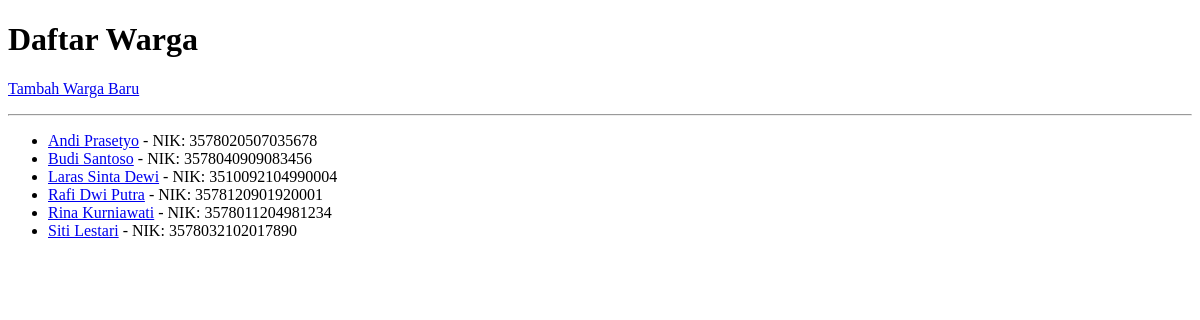
/warga/, run on an earlier commit of the app's database.
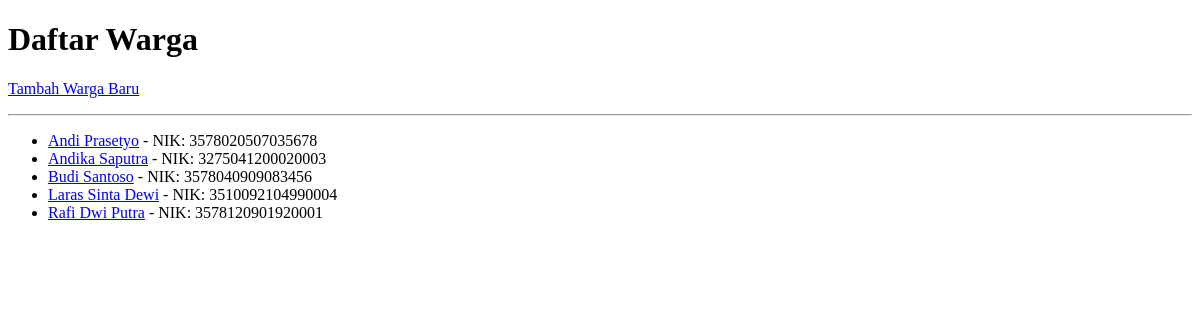
And on a later commit of the database.
### warga/models.py (models this page shows, shortened)
class Warga(models.Model):
    nik = models.CharField(max_length=16, unique=True, verbose_name="Nomor Induk Kependudukan")
    nama_lengkap = models.CharField(max_length=100, verbose_name="Nama Lengkap")
    alamat = models.TextField(verbose_name="Alamat Tinggal")
    no_telepon = models.CharField(max_length=15, blank=True, verbose_name="Nomor Telepon")
    tanggal_registrasi = models.DateTimeField(auto_now_add=True)

### warga/views.py (the view)
# urls.py: path('', WargaListView.as_view(), name='warga-list'),
class WargaListView(ListView):
    model = Warga
    template_name = 'warga/warga_list.html'
    context_object_name = 'warga_list'
    ordering = ['nama_lengkap']

### warga/templates/warga/warga_list.html (shortened to what this page needs)
<!DOCTYPE html>
<html>
  <head>
  </head>
  <body>
    <h1>Daftar Warga</h1>
    <p><a href="{% url 'warga-tambah' %}">Tambah Warga Baru</a></p>
    <hr />
    <ul>
      {% for warga in object_list %}
      <li>
        <a href="{% url 'warga-detail' warga.pk %}">{{ warga.nama_lengkap }}</a>
        - NIK: {{ warga.nik }}
      </li>
      {% empty %}
      <li>Belum ada data warga yang terdaftar.</li>
      {% endfor %}
    </ul>
  </body>
</html>

What changed in the data, as far as the page shows it:
removed Warga: nama_lengkap "Siti Lestari", nik "3578032102017890"
changed Warga: nama_lengkap "Rina Kurniawati" → "Andika Saputra"; nik "3578011204981234" → "3275041200020003"; moves up the list
